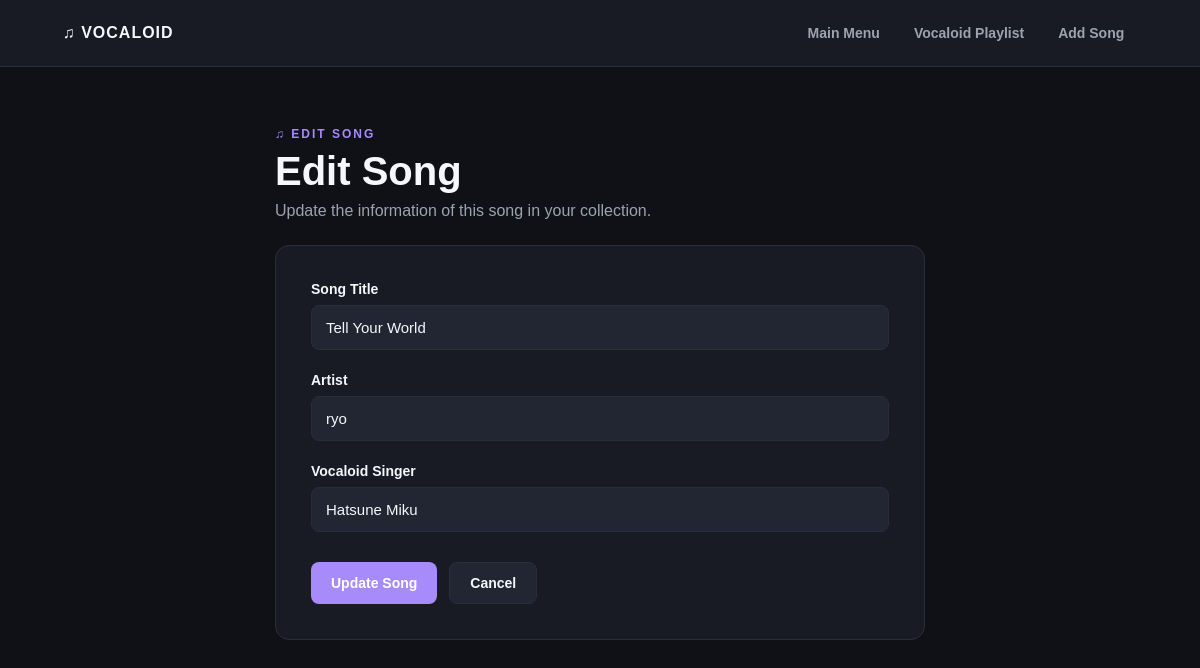
Screenshot of /pages/vplaylist_edit.php?id=2 with the database file from the repository.
### tables this page shows
CREATE TABLE `vplaylist` (
  `id` int(11) NOT NULL,
  `title` varchar(255) NOT NULL,
  `artist` varchar(255) NOT NULL,
  `vsinger` varchar(255) NOT NULL,
  `created_at` timestamp NOT NULL DEFAULT current_timestamp()
);

### pages/vplaylist_edit.php (the view, shortened to what this page needs)
<?php
include "../db.php";
$id = isset($_GET['id']) ? (int)$_GET['id'] : 0;
$result = mysqli_query(
    $conn,
    "SELECT title, artist, vsinger
     FROM vplaylist
     WHERE id=$id
     LIMIT 1"
);
$row = mysqli_fetch_assoc($result);
?>
<!doctype html>
<html lang="en">
<head>
    <link rel="stylesheet" href="../custom/editstyle.css">
</head>
<body>
<?php include "../nav.php"; ?>
<main class="edit-container">
    <section class="edit-header">
        <p class="eyebrow">♫ EDIT SONG</p>
        <h1>Edit Song</h1>
        <p>
            Update the information of this song in your collection.
        </p>
    </section>
    <section class="form-card">
        <form method="post">
            <div class="form-group">
                <label for="title">
                    Song Title
                </label>
                <input
                    type="text"
                    id="title"
                    name="title"
                    value="<?php echo htmlspecialchars($row['title']); ?>"
                    required
                >
            </div>
            <div class="form-group">
                <label for="artist">
                    Artist
                </label>
                <input
                    type="text"
                    id="artist"
                    name="artist"
                    value="<?php echo htmlspecialchars($row['artist']); ?>"
                    required
                >
            </div>
            <div class="form-group">
                <label for="vsinger">
                    Vocaloid Singer
                </label>
                <input
                    type="text"
                    id="vsinger"
                    name="vsinger"
                    value="<?php echo htmlspecialchars($row['vsinger']); ?>"
                    required
                >
            </div>
            <div class="form-actions">
                <button
                    type="submit"
                    name="save"
                    class="update-button"
                >
                    Update Song
                </button>
                <a
                    href="vplaylist_records.php"
                    class="cancel-button"
                >
                    Cancel
                </a>
            </div>
        </form>
    </section>
</main>
</body>
</html>

### custom/editstyle.css (style rules this page uses)
:root { --background: #0f1117; --surface: #181b24; --surface-hover: #222633; --cyan: #39d9ff; --purple: #a78bfa; --text: #f5f7fa; --muted: #9ca3af; --danger: #ff5c70; --border: #2a2e3a; }
* { box-sizing: border-box; margin: 0; padding: 0; }
body { min-height: 100vh; font-family: Arial, Helvetica, sans-serif; background: var(--background); color: var(--text); }
.edit-container { width: min(650px, 92%); margin: 60px auto; }
.edit-header { margin-bottom: 25px; }
.eyebrow { margin-bottom: 8px; font-size: 12px; font-weight: bold; letter-spacing: 2px; color: var(--purple); }
.edit-header h1 { margin-bottom: 8px; font-size: 40px; }
.edit-header p:last-child { color: var(--muted); }
.form-card { padding: 35px; border: 1px solid var(--border); border-radius: 14px; background: var(--surface); }
.form-group { margin-bottom: 22px; }
.form-group label { display: block; margin-bottom: 8px; font-size: 14px; font-weight: bold; }
.form-group input { width: 100%; padding: 13px 14px; border: 1px solid var(--border); border-radius: 8px; outline: none; font-size: 15px; color: var(--text); background: var(--surface-hover); transition: 0.2s ease; }
.form-actions { display: flex; gap: 12px; margin-top: 30px; }
.update-button, .cancel-button { padding: 12px 20px; border-radius: 8px; font-size: 14px; font-weight: bold; text-decoration: none; cursor: pointer; transition: 0.2s ease; }
.update-button { border: none; color: #ffffff; background: var(--purple); }
.cancel-button { border: 1px solid var(--border); color: var(--text); background: var(--surface-hover); }

### rows the page displays
vplaylist: title "Tell Your World", artist "ryo", vsinger "Hatsune Miku"
